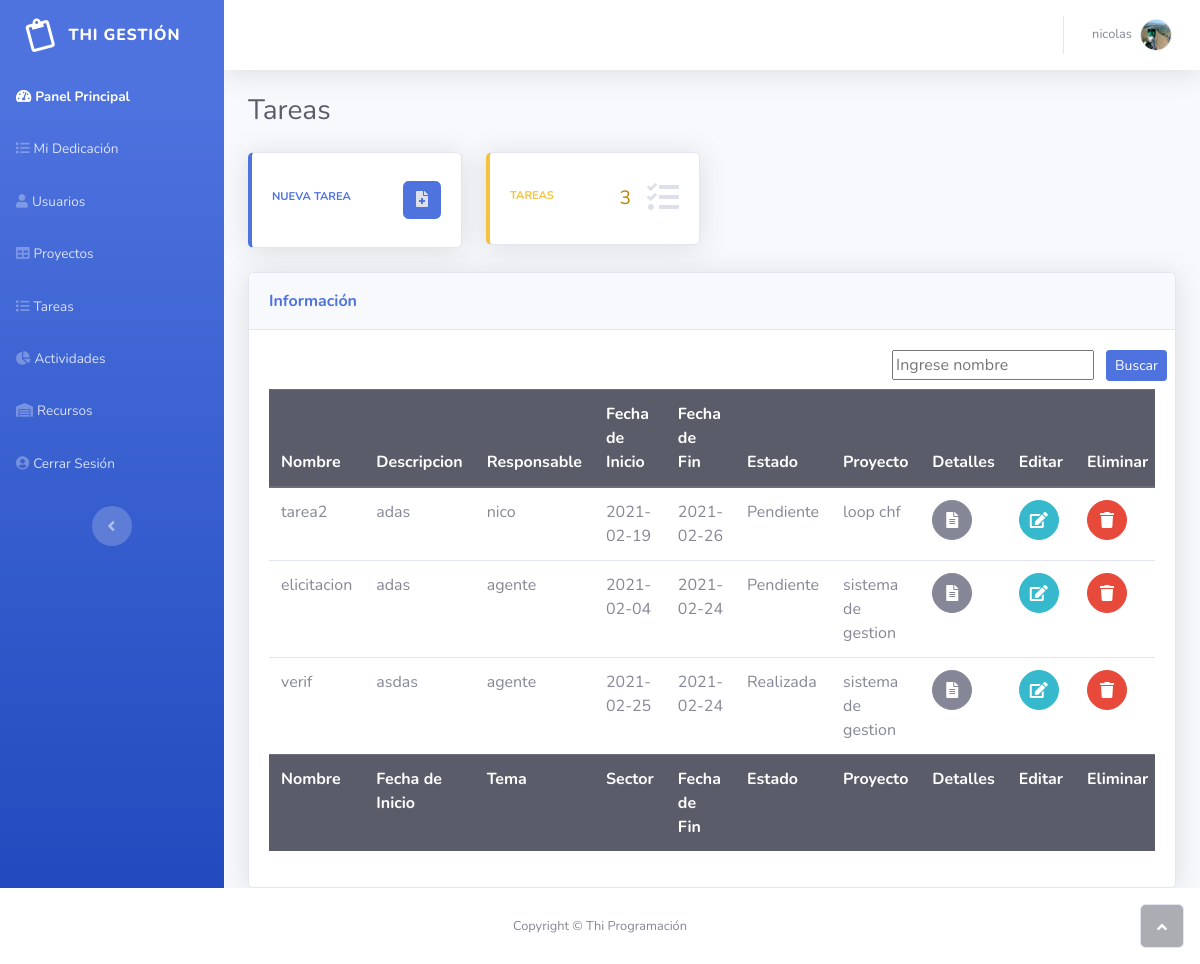
The page /Lista_Tareas.php (signed in) on the database as committed earlier.
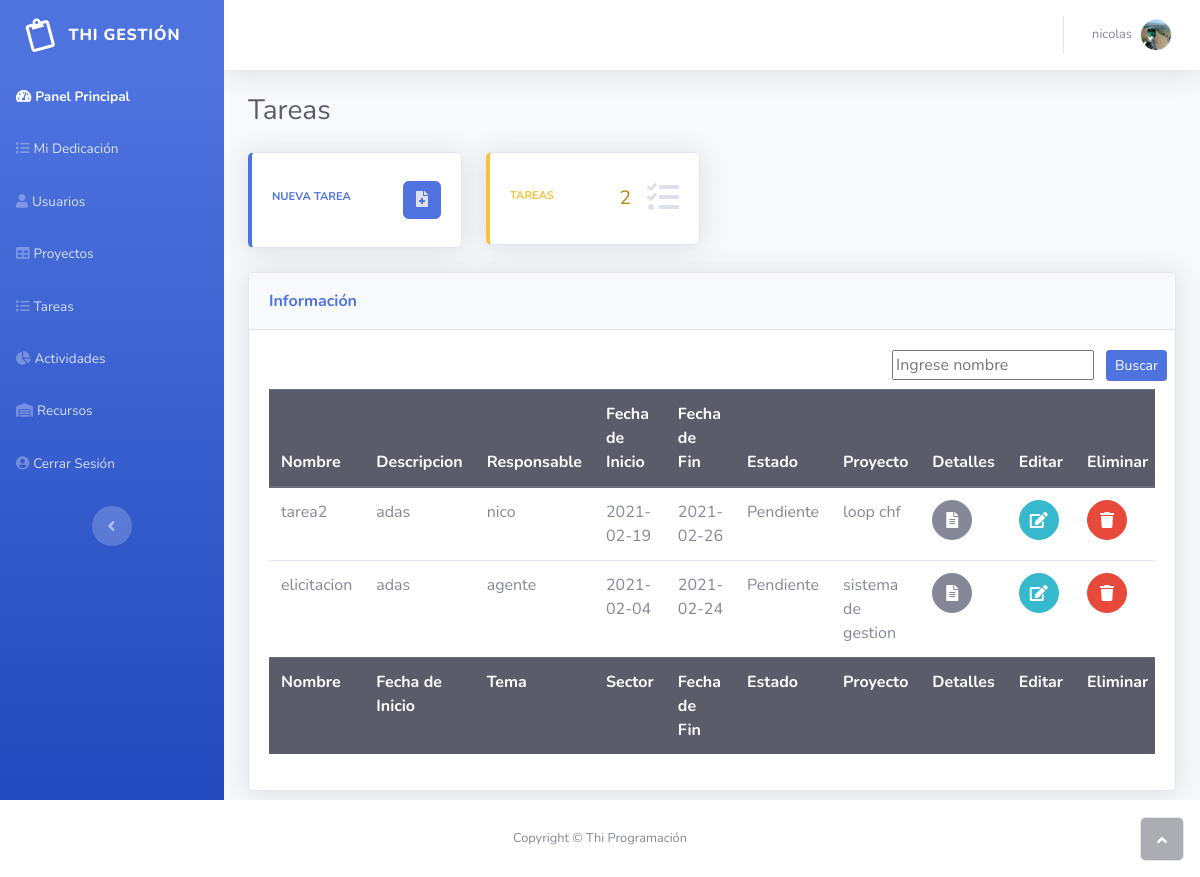
The same page on the database as committed later.
### tables this page shows
CREATE TABLE `tareas` (
  `id_tareas` int(50) NOT NULL,
  `nombre` text DEFAULT NULL,
  `descripcion` varchar(255) NOT NULL,
  `responsable` varchar(255) NOT NULL,
  `f_inicio` date NOT NULL,
  `f_final` date DEFAULT NULL,
  `Estado` varchar(250) NOT NULL,
  `id_proyectos` varchar(255) NOT NULL
);

CREATE TABLE `usuarios` (
  `id_usuario` int(100) NOT NULL,
  `nombre` varchar(100) DEFAULT NULL,
  `apellido` varchar(100) DEFAULT NULL,
  `mail` varchar(20) DEFAULT NULL,
  `alias` varchar(100) DEFAULT NULL,
  `rol` varchar(20) DEFAULT NULL,
  `pasword` varchar(8) DEFAULT NULL,
  `imagen` text DEFAULT NULL
);

CREATE TABLE `proyectos` (
  `id_proyectos` int(255) NOT NULL,
  `identificador` text DEFAULT NULL,
  `nombre` text NOT NULL,
  `fecha_inicio` date NOT NULL,
  `tema` text DEFAULT NULL,
  `descripcion` text DEFAULT NULL,
  `sector` text DEFAULT NULL,
  `responsable` varchar(100) DEFAULT NULL,
  `fecha_realizado` date DEFAULT NULL,
  `observaciones` text DEFAULT NULL,
  `estado` text NOT NULL,
  `archivo` text DEFAULT NULL,
  `Tipo` int(11) DEFAULT NULL
);

### DbConnection.php (called while the page is built, shortened)
<?php
class conexionDb{
    private $host = 'localhost';
    private $usuario = 'root';
    private $password = '';
    private $database = 'gestion_thi';
    protected $conexion;
    public function __construct(){
        if (!isset($this->conexion)) {
            $this->conexion = new mysqli($this->host, $this->usuario, $this->password, $this->database);
        }
        return $this->conexion;
    }
}
?>

### tareas.class.php (called while the page is built, shortened)
<?php
include_once('DbConnection.php');
class Tarea_class extends conexionDb{
    public function cont_t(){
        $contador_p = "SELECT COUNT(*) totalt FROM tareas";
        $queryp = $this->conexion->query($contador_p);
        if($queryp->num_rows > 0){
            $fila = $queryp->fetch_array();
            return $fila['totalt'];
        }
        else{
            return false;
        }
    }
		public function mostrarDatosBusqueda($query)
					{
						$result = $this->conexion->query($query);
					if ($result->num_rows > 0) {
						$data = array();
						while ($row = $result->fetch_assoc()) {
							   $data[] = $row;
						}
						 return $data;
						}else{
						 echo "No se encontraron datos";
						 return array();
						}
					}
}

### Usuarios.class.php (called while the page is built, shortened)
<?php
include_once('DbConnection.php');
class Usuario extends conexionDb{
		public function mostrarFilaPorId($id)
		{
		    $query = "SELECT * FROM usuarios WHERE id_usuario = '$id'";
		    $result = $this->conexion->query($query);
		if ($result->num_rows > 0) {
			$row = $result->fetch_assoc();
			return $row;
		    }else{
                echo"<script> alert('No se encontro el registro'); </script>";
		    }
		}
}

### proyectos.class.php (called while the page is built, shortened)
<?php
include_once('DbConnection.php');
class Proyecto_class extends conexionDb{
		public function mostrarFilaPorId($id)
		{
		    $query = "SELECT * FROM proyectos WHERE id_proyectos = '$id'";
		    $result = $this->conexion->query($query);
		if ($result->num_rows > 0) {
			$row = $result->fetch_assoc();
			return $row;
		    }else{
                echo"<script> alert('No se encontro el registro'); </script>";
		    }
		}
}

### Lista_Tareas.php (the view, shortened to what the changed rows need)
<?php
include_once('Usuarios.class.php');
include_once('proyectos.class.php');
include_once('tareas.class.php');
$user = new Usuario();
$proyecto = new Proyecto_class();
$tarea = new Tarea_class();
$cont = $tarea->cont_t();
$query = "SELECT * FROM tareas ";
?>
<!DOCTYPE html>
<html>
<head>
    <?php include('header.php'); ?>
</head>
<body id="page-top">
    <div id="wrapper">
        <div class="d-flex flex-column" id="content-wrapper">
            <div id="content">
                <div class="container-fluid">
                    <div class="row">
                        <div class="col-md-6 col-xl-3 mb-4">
                            <div class="card shadow border-left-warning py-2">
                                <div class="card-body">
                                    <div class="row align-items-center no-gutters">
                                        <div class="col mr-2">
                                            <div class="text-uppercase text-warning font-weight-bold text-xs mb-1"><span>Tareas</span></div>
                                        </div>
                                        <div class="col-auto" style="color: darkgoldenrod;margin-right: 1rem; font-size: larger;">
                                            <?php echo  $cont; ?>
                                        </div>
                                        <div class="col-auto"><i class="fas fa-tasks fa-2x text-gray-300"></i></div>
                                    </div>
                                </div>
                            </div>
                        </div>
                    </div>
                    <div class="card shadow">
                        <div class="card-body">
                            <div class="table-responsive table mt-2" id="dataTable" role="grid" aria-describedby="dataTable_info">
                                <table class="table dataTable my-0" id="dataTable">
                                    <thead class="thead-dark">
                                        <tr>
                                            <th>Nombre</th>
                                            <th>Descripcion</th>
                                            <th>Responsable</th>
                                            <th>Fecha de Inicio</th>
                                            <th>Fecha de Fin</th>
                                            <th>Estado</th>
                                            <th>Proyecto</th>
                                            <th>Detalles</th>
                                            <th>Editar</th>
                                            <th>Eliminar</th>
                                        </tr>
                                    </thead>
                                    <tbody>
                                        <?php
                                        $filas = $tarea->mostrarDatosBusqueda($query);
                                        foreach ($filas as $fila) {
                                        ?>
                                            <tr>
                                                <?php $aux_p = $proyecto->mostrarFilaPorId($fila["id_proyectos"]);
                                                $aux_u = $user->mostrarFilaPorId($fila["responsable"]);
                                                ?>
                                                <td><?php echo $fila['nombre'] ?></td>
                                                <td><?php echo $fila['descripcion'] ?></td>
                                                <td><?php echo $aux_u['nombre'] ?></td>
                                                <td><?php echo $fila['f_inicio'] ?></td>
                                                <td><?php echo $fila['f_final'] ?></td>
                                                <td><?php echo $fila["Estado"] ?></td>
                                                <td><?php echo $aux_p['nombre'] ?></td>
                                                <td><a class="btn btn-secondary mx-auto btn-circle ml-1" role="button" href="detalle_tarea.php?detalleid=<?php echo $fila["id_tareas"]; ?>"><i class="fas fa-file-alt text-white"></i></a></td>
                                                <td><a class="btn btn-info mx-auto btn-circle ml-1" role="button" href="actualizar_tarea.php?editId=<?php echo $fila['id_tareas'] ?>"><i class="fa fa-edit text-white"></i></a></td>
                                                <td><a class="btn btn-danger mx-auto btn-circle ml-1" onclick="return confirmBorrar()" role="button" href="Lista_Tareas.php?borrarid=<?php echo $fila['id_tareas'] ?>"><i class="fas fa-trash text-white"></i></a></td>
                                            </tr>
                                        <?php }  ?>
                                    </tbody>
                                    <tfoot class="thead-dark">
                                        <tr>
                                            <th>Nombre</th>
                                            <th>Fecha de Inicio</th>
                                            <th>Tema</th>
                                            <th>Sector</th>
                                            <th>Fecha de Fin</th>
                                            <th>Estado</th>
                                            <th>Proyecto</th>
                                            <th>Detalles</th>
                                            <th>Editar</th>
                                            <th>Eliminar</th>
                                        </tr>
                                    </tfoot>
                                </table>
                            </div>
                        </div>
                    </div>
                </div>
            </div>
        </div>
    </div>
</body>
</html>

Rows that differ between the two databases and show on the page:
removed tareas: nombre "verif", descripcion "asdas", usuarios.nombre "agente", f_inicio "2021-02-25", f_final "2021-02-24", Estado "Realizada", id_proyectos.nombre "sistema de gestion"
Other text that changed with them:
$cont: "3" → "2"
